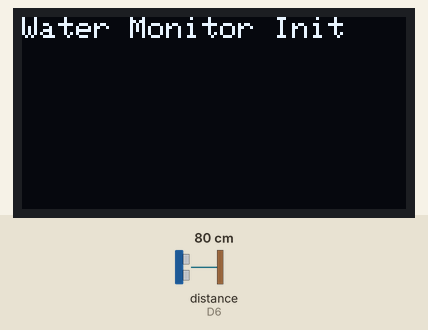
A sketch run on a simulated ESP8266 (NodeMCU). Shown: 128×64 one-colour display. Wiring (inferred from the names in the program): ultrasonic range finder: trigger D5; echo D6. The test bench sets the inputs (shaded band); at power-on: distance to the obstacle (sensor on D6) 80 cm. The echo pulse lasts 58.3 µs per cm; WiFi joins after 1.5 s; servers stay silent unless stated; what the sketch prints to the serial monitor is not drawn.

Above: at 1.9 s.
At 4.4 s:
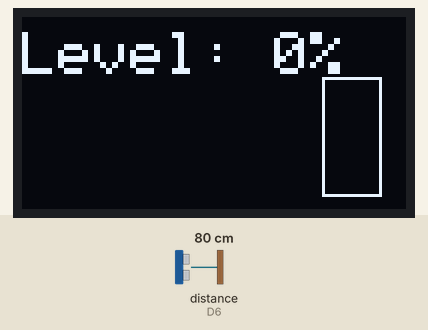
4.5 s: distance to the obstacle (sensor on D6) set to 2 cm
At 7.0 s:
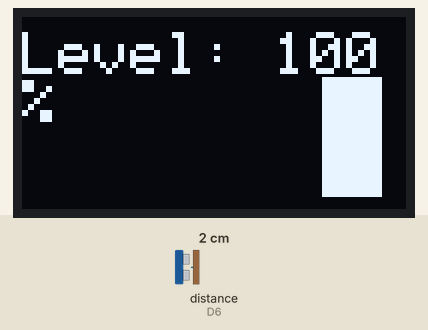
7.3 s: distance to the obstacle (sensor on D6) set to 4 cm
At 8.7 s:
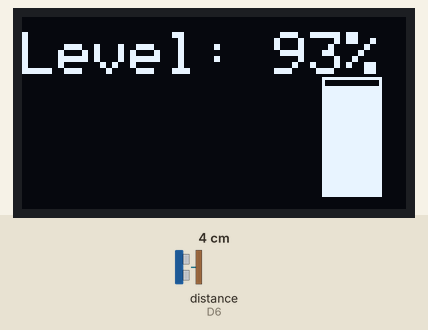
9.3 s: distance to the obstacle (sensor on D6) set to 9 cm
At 10.2 s:
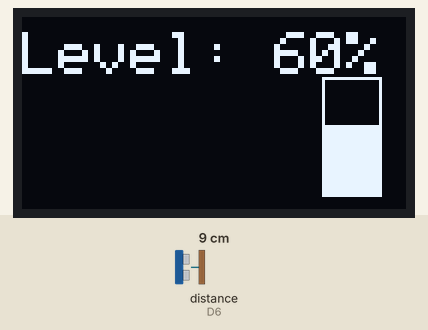
Timing chart, 0 to 12.3 s (numbered marks = the images above; inputs shaded):
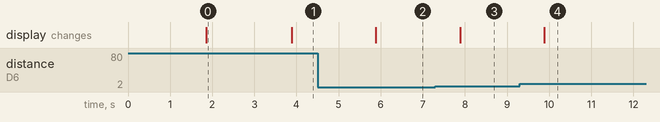

The sketch:

SmartWaterLevelMonitor.ino
```cpp
#define BLYNK_TEMPLATE_ID "TMPL3SuK6aGQo"
#define BLYNK_TEMPLATE_NAME "Water Level"
#define BLYNK_AUTH_TOKEN "w9dLOjdZgPz7LDHe8_Ft4U327lCvQCIr"

#include <ESP8266WiFi.h>
#include <Wire.h>
#include <Adafruit_GFX.h>
#include <Adafruit_SSD1306.h>
#include <BlynkSimpleEsp8266.h>

#define TRIG_PIN D5
#define ECHO_PIN D6
#define SCREEN_WIDTH 128
#define SCREEN_HEIGHT 64

#define MAX_DEPTH_CM 17.0    // Tank depth
#define MIN_DISTANCE_CM 2.5  // Distance from sensor when full

Adafruit_SSD1306 display(SCREEN_WIDTH, SCREEN_HEIGHT, &Wire, -1);

// WiFi credentials
char ssid[] = "ARK";      // Replace with your WiFi Name
char pass[] = "12345678";          // Replace with your WiFi Password

BlynkTimer timer;
bool notified = false;

void setup() {
  Serial.begin(115200);
  Blynk.begin(BLYNK_AUTH_TOKEN, ssid, pass);

  pinMode(TRIG_PIN, OUTPUT);
  pinMode(ECHO_PIN, INPUT);

  if (!display.begin(SSD1306_SWITCHCAPVCC, 0x3C)) {
    Serial.println(F("OLED init failed"));
    while (true);
  }

  display.clearDisplay();
  display.setTextSize(1);
  display.setTextColor(SSD1306_WHITE);
  display.setCursor(0, 0);
  display.println("Water Monitor Init");
  display.display();

  timer.setInterval(2000L, measureWaterLevel);
}

void loop() {
  Blynk.run();
  timer.run();
}

void measureWaterLevel() {
  digitalWrite(TRIG_PIN, LOW);
  delayMicroseconds(2);
  digitalWrite(TRIG_PIN, HIGH);
  delayMicroseconds(10);
  digitalWrite(TRIG_PIN, LOW);

  long duration = pulseIn(ECHO_PIN, HIGH, 30000); // timeout safety
  float distance = duration * 0.034 / 2;

  if (distance < MIN_DISTANCE_CM) distance = MIN_DISTANCE_CM;
  if (distance > MAX_DEPTH_CM) distance = MAX_DEPTH_CM;

  int percent = map(distance, MIN_DISTANCE_CM, MAX_DEPTH_CM, 100, 0);

  Serial.print("Distance: ");
  Serial.print(distance);
  Serial.print(" cm, Level: ");
  Serial.print(percent);
  Serial.println("%");

  updateDisplay(percent);
  handleBlynkAndBuzzer(percent);
}

void updateDisplay(int percent) {
  display.clearDisplay();
  display.setTextSize(2);
  display.setCursor(0, 5);
  display.print("Level: ");
  display.print(percent);
  display.println("%");

  int barHeight = map(percent, 0, 100, 0, 40);
  display.drawRect(100, 20, 20, 40, SSD1306_WHITE);
  display.fillRect(100, 60 - barHeight, 20, barHeight, SSD1306_WHITE);

  display.display();
}

void handleBlynkAndBuzzer(int percent) {
  if (percent >= 80 && !notified) {
    Serial.println("EVENT TRIGGERED");
    Blynk.logEvent("water_high", "🚨 Water level 80%! Overflow risk.");
        notified = true;
  }

  if (percent < 75) {
    notified = false;
  }
}
```

Measured:
- after the input at 4.5 s, the display: changes after 1.4 s (image 2)
- after the input at 7.3 s, the display: changes after 0.59 s (image 3)
- after the input at 9.3 s, the display: changes after 0.59 s (image 4)
- what the display in image 0 shows lasts 2.0 s, from 1.9 s to 3.9 s
